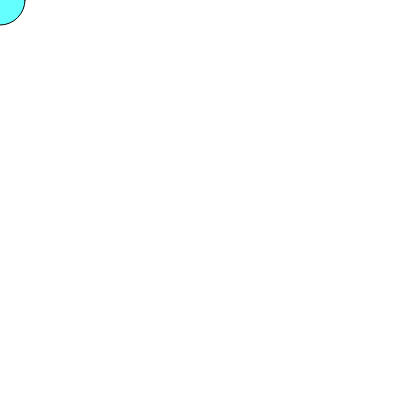
Frame 1 (no input)
Frame 60 (no input): identical to frame 1, image omitted
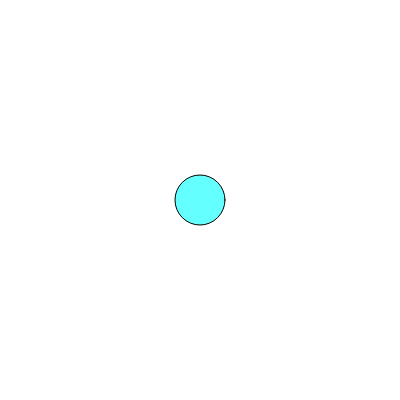
Frame 120 (the mouse pressed at the canvas centre since frame 60)

The p5.js sketch that drew these frames (run headless with seeded random() and noise() and a simulated clock; from frame 60 on, the mouse is pressed at the canvas centre):

// p5.js sketch
// ── sketch.js
function setup() {
  createCanvas(400, 400);
}

function draw() {
  background(320);
	fill(100,5000,500);
	ellipse(mouseX,mouseY,50,50);
}
